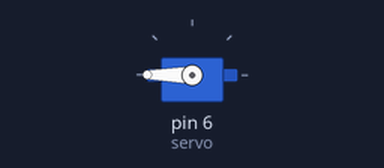
Bench run of a sketch on a simulated Arduino Uno, built with avr-gcc and run on an emulated ATmega328P. On the bench: servo.

Above: at 0.05 s.
At 1.55 s:
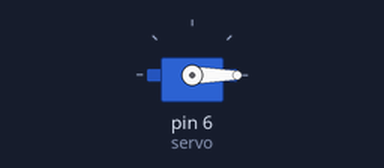
At 3.0 s:
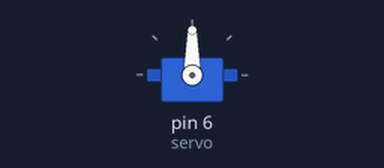
Timing chart, 0 to 6.9 s (numbered marks = the images above):
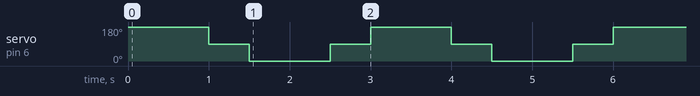

Measured:
- by itself, servo on pin 6 (servo): repeats every 3.0 s: 0° 1.0 s, 90° 0.50 s, 180° 1.0 s, 90° 0.50 s

The sketch:

test_servomoteur.ino
```cpp
#include "Servo.h"

Servo servo; // création de l'objet "servo"

void setup() {
   servo.attach(6); // attache le servo au pin spécifié
}

void loop() {
  servo.write(180); // demande au servo de se déplacer à cette position
  delay(1000);
  Serial.print("regarder_a_droite:");
  Serial.println(servo.read());
  servo.write(90);
  delay(500);

  servo.write(0); // demande au servo de se déplacer à cette position
  delay(1000);
  servo.write(90);
  Serial.print("regarder_a_gauche:");
  Serial.println(servo.read());
  delay(500);
}
```
